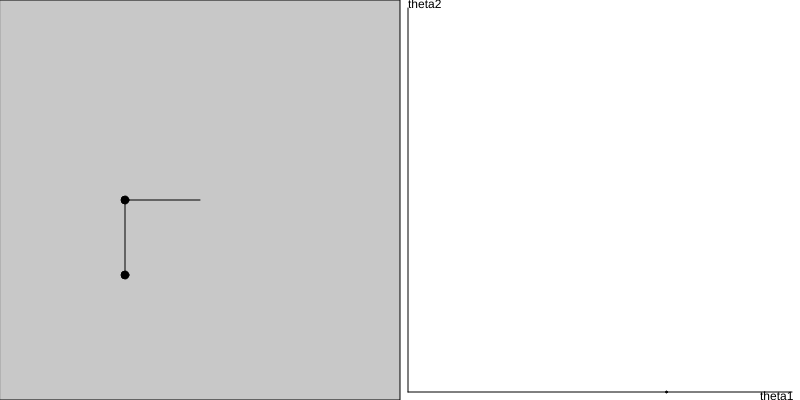
Frame 1 (no input)
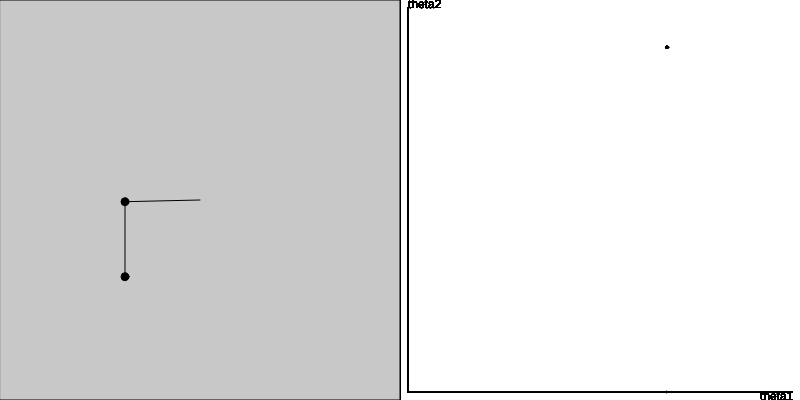
Frame 60 (no input)
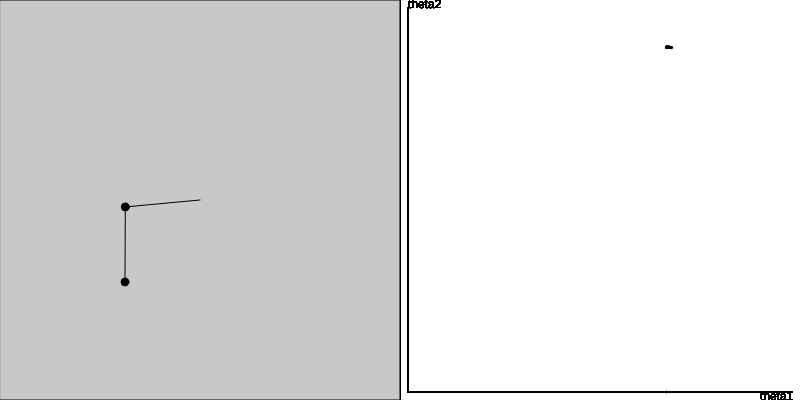
Frame 120 (the mouse pressed at the canvas centre since frame 60)

The p5.js sketch that drew these frames (run headless with seeded random() and noise() and a simulated clock; from frame 60 on, the mouse is pressed at the canvas centre):

// p5.js sketch
// ── sketch.js
let L1 = 75; L2 = 75;
let m1 = 2; m2 = 2; g = 9.81;
let theta1 = 1.5 * 3.1415926; theta2 = 0;
let omega1 = 0; omega2 = 0;
let dt = 0.01;

intgrt_str = 'Intergrator is Euler';
intgrt_bool = 1;


function f_fun(t1, t2, o1, o2) {
    temp1 = g * (2 * m1 + m2) * sin(t1);
    temp2 = m2 * g * sin(t1 - 2 * t2);
    temp3 = 2 * sin(t1 - t2) * m2 * (o2 * o2 * L2 + o1 * o1 * L1 * cos(t1 - t2));
    temp4 = 2 * m1 + m2 - m2 * cos(2 * t1 - 2 * t2);
    return -(temp1 + temp2 + temp3) / (L1 * temp4);
}

function g_fun(t1, t2, o1, o2) {
    temp1 = o1 * o1 * L1 * (m1 + m2);
    temp2 = g * (m1 + m2) * cos(t1);
    temp3 = o2 * o2 * L2 * m2 * cos(t1 - t2);
    temp4 = 2 * m1 + m2 - m2 * cos(2 * t1 - 2 * t2);
    return 2 * sin(t1 - t2) * (temp1 + temp2 + temp3) / (L2 * temp4);
}

function eulermethod() {
    //Euler Method
    tem1 = theta1 + dt * omega1;
    tem2 = theta2 + dt * omega2;
    tem3 = omega1 + dt * f_fun(theta1, theta2, omega1, omega2);
    tem4 = omega2 + dt * g_fun(theta1, theta2, omega1, omega2);
    theta1 = tem1;
    theta2 = tem2;
    omega1 = tem3;
    omega2 = tem4;
}

function RK4() {
    //RungeKutta 4th order
    k1 = [0, 0, 0, 0]; k2 = [0, 0, 0, 0]; k3 = [0, 0, 0, 0]; k4 = [0, 0, 0, 0];
    k1[1] = dt * omega1;
    k1[2] = dt * omega2;
    k1[3] = dt * f_fun(theta1, theta2, omega1, omega2);
    k1[4] = dt * g_fun(theta1, theta2, omega1, omega2);

    k2[1] = dt * (omega1 + k1[3] / 2);
    k2[2] = dt * (omega2 + k1[4] / 2);
    k2[3] = dt * f_fun(theta1 + k1[1] / 2, theta2 + k1[2] / 2, omega1 + k1[3] / 2, omega2 + k1[4] / 2);
    k2[4] = dt * g_fun(theta1 + k1[1] / 2, theta2 + k1[2] / 2, omega1 + k1[3] / 2, omega2 + k1[4] / 2);

    k3[1] = dt * (omega1 + k2[3] / 2);
    k3[2] = dt * (omega2 + k2[4] / 2);
    k3[3] = dt * f_fun(theta1 + k2[1] / 2, theta2 + k2[2] / 2, omega1 + k2[3] / 2, omega2 + k2[4] / 2);
    k3[4] = dt * g_fun(theta1 + k2[1] / 2, theta2 + k2[2] / 2, omega1 + k2[3] / 2, omega2 + k2[4] / 2);

    k4[1] = dt * (omega1 + k3[3]);
    k4[2] = dt * (omega2 + k3[4]);
    k4[3] = dt * f_fun(theta1 + k3[1], theta2 + k3[2], omega1 + k3[3], omega2 + k3[4]);
    k4[4] = dt * g_fun(theta1 + k3[1], theta2 + k3[2], omega1 + k3[3], omega2 + k3[4]);

    theta1 = theta1 + (k1[1] + 2 * k2[1] + 2 * k3[1] + k4[1]) / 6;
    theta2 = theta2 + (k1[2] + 2 * k2[2] + 2 * k3[2] + k4[2]) / 6;
    omega1 = omega1 + (k1[3] + 2 * k2[3] + 2 * k3[3] + k4[3]) / 6;
    omega2 = omega2 + (k1[4] + 2 * k2[4] + 2 * k3[4] + k4[4]) / 6;

}

function switchIntgrt() {
    if (intgrt_bool == 1) {
        intgrt_bool = 0;
        intgrt_str = 'Integrator is Runge Kutta-4';
        intgrt_para.html(intgrt_str);
    } else {
        intgrt_bool = 1;
        intgrt_str = 'Integrator is Euler';
        intgrt_para.html(intgrt_str);
    }
}


function resetSketch() {
    createCanvas(800, 400);
    dt = slider_time.value() / 1000;
    L1 = slider_L1.value();
    L2 = slider_L2.value();
    theta1 = slider_theta1.value() / 1000;
    theta2 = slider_theta2.value() / 1000;
    omega1 = 0;
    omega2 = 0;

}

function setup() {
    createCanvas(800, 400);
    createP('TimeStep (0.005 - 0.9)');
    slider_time = createSlider(5, 900, 10);
    createP('L1 (50 - 100)');
    slider_L1 = createSlider(50, 100, 75);
    createP('L2 (50 - 100)');
    slider_L2 = createSlider(50, 100, 75);
    createP('theta1 (0 - 2PI)');
    slider_theta1 = createSlider(0, 6280, 4710);
    createP('theta2 (0 - 2PI)');
    slider_theta2 = createSlider(0, 6280, 0);


    intgrt_para = createP(intgrt_str);
    intgrt_btn = createButton('Switch Integrator')
    intgrt_btn.mousePressed(switchIntgrt);


    createP('');
    var reset_btn = createButton("Apply Changes");
    reset_btn.mousePressed(resetSketch);
}

function draw() {

    fill(200);
    let mar = width / 100;
    rect(0, 0, width / 2, height);
    line(width / 2 + mar, height - mar, width - mar, height - mar);
    line(width / 2 + mar, height - mar, width / 2 + mar, mar);
    fill(0)
    text('theta1', width - 5 * mar, height);
    text('theta2', width / 2 + mar, mar);

    //For Left Half
    x1 = width / 4 + L1 * sin(theta1);
    y1 = height / 2 + L1 * cos(theta1);
    x2 = x1 + L2 * sin(theta2);
    y2 = y1 + L2 * cos(theta2);
    line(width / 4, height / 2, x1, y1);
    line(x1, y1, x2, y2);
    fill(0);
    circle(x1, y1, width / 100);
    circle(x2, y2, width / 100);

    //For Right Half
    the1 = theta1;
    the2 = theta2;
    if (the1 > 2 * PI) {
        the1 = the1 - 2 * PI;
    } else if (the1 < 0) {
        the1 = the1 + 2 * PI;
    } else {
        the1 = the1;
    }


    if (the2 > 2 * PI) {
        the2 = the2 - 2 * PI;
    } else if (the2 < 0) {
        the2 = the2 + 2 * PI;
    } else {
        the2 = the2;
    }

    let x_theta1 = width / 2 + mar + ((width / 2 - 2 * mar) / 7) * the1;
    let y_theta1 = height - mar - ((height - 2 * mar) / 7) * the2;
    circle(x_theta1, y_theta1, height / 200);

    if (intgrt_str == 1) {
        eulermethod();
    } else {
        RK4();
    }




}
